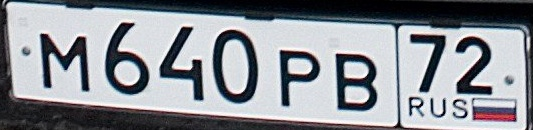
#> input picture изображение--текст номера/outp/number_plate.jpg, 533 x 130 px, found by its file name
$ python newSplitter.py
#> lines starting #> are read from the running program, lines starting #| are printed output that depends on the picture; after the words box and inside, x2 and y2 are one past the last pixel; in counts of white or black regions, pixels touching at a corner belong together
#!/usr/bin/env python
# coding: utf-8

# In[1]:


import cv2
import numpy as np
import matplotlib.pyplot as plt
# import imutils
import math
# import shutil

# shutil.rmtree('outp_num')


# In[2]:
def grab_contours(cnts):
    # if the length the contours tuple returned by cv2.findContours
    # is '2' then we are using either OpenCV v2.4, v4-beta, or
    # v4-official
    if len(cnts) == 2:
        cnts = cnts[0]

    # if the length of the contours tuple is '3' then we are using
    # either OpenCV v3, v4-pre, or v4-alpha
    elif len(cnts) == 3:
        cnts = cnts[1]

    # otherwise OpenCV has changed their cv2.findContours return
    # signature yet again and I have no idea WTH is going on
    else:
        raise Exception(("Contours tuple must have length 2 or 3, "
            "otherwise OpenCV changed their cv2.findContours return "
            "signature yet again. Refer to OpenCV's documentation "
            "in that case"))

    # return the actual contours array
    return cnts

img = cv2.imread('outp/number_plate.jpg')
#> img is the input picture: shape (130, 533, 3); mean B, G, R 150.8, 144.8, 141.3

img = cv2.cvtColor(img, cv2.COLOR_BGR2GRAY)
#> img: shape (130, 533)
cv2.imwrite('outp/split_1_gray.jpg',img)
img = cv2.bilateralFilter(img, 11, 17, 17)
cv2.imwrite('outp/split_2_bilater.jpg',img)
ret3,img = cv2.threshold(img,100,255,cv2.THRESH_BINARY)
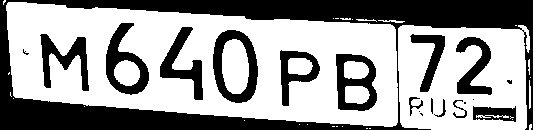
#> img: shape (130, 533); 61.1% white; 20 black regions (6 under 20 px), largest, box (x1, y1, x2, y2) and area: (0, 0, 533, 130) 17370, (213, 30, 258, 103) 1439, (106, 23, 149, 95) 1302
cv2.imwrite('outp/split_3_thresh.jpg',img)


# In[3]:


img_edg  = cv2.Canny(img ,100,200)
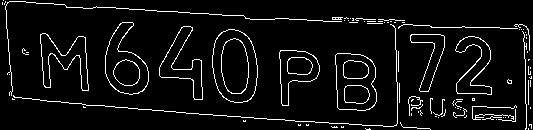
#> img_edg: shape (130, 533); 6% white in thin lines or dots


# In[4]:


img = cv2.cvtColor(img, cv2.COLOR_GRAY2BGR)


# In[5]:
kernel = cv2.getStructuringElement(cv2.MORPH_RECT, (4, 4))
# cv2.imwrite('outp/4img_kernel.jpg',kernel)
img_edg = cv2.morphologyEx(img_edg, cv2.MORPH_CLOSE, kernel)
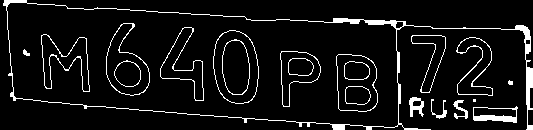
#> img_edg: shape (130, 533); 7.4% white; 21 white regions (1 under 20 px)
# cv2.imwrite('outp/5img_closed.jpg',closed)
cv2.imwrite('outp/split_5_edged.jpg',img_edg)


(cnts) = cv2.findContours(img_edg.copy(), cv2.RETR_EXTERNAL, cv2.CHAIN_APPROX_SIMPLE)
#> cnts = 9 contours, 2 with area under 20; largest, box (x1, y1, x2, y2) and area: (3, 0, 533, 130) 39638, (456, 37, 493, 96) 1022, (411, 35, 446, 93) 737, (473, 106, 518, 123) 546, (409, 97, 424, 117) 168, (453, 100, 468, 119) 71, (431, 99, 447, 119) 42
cnts = grab_contours(cnts)
cnts = sorted(cnts, key = cv2.contourArea, reverse = True)[:20]


# In[7]:

check = img.copy()
iterat = 0
coordX = []


for cnt in cnts:
    x,y,w,h = cv2.boundingRect(cnt)
    coordX.append(x)
#> this loop made 9 passes
#> (x, y, w, h) on passes 1 to 8: (3, 0, 530, 130), (456, 37, 37, 59), (411, 35, 35, 58), (473, 106, 45, 17), (409, 97, 15, 20), (453, 100, 15, 19), (431, 99, 16, 20), (508, 80, 5, 5)
#> (cnt, x, y, w, h) on pass 9: ([[473, 99], [473, 101], [475, 101], [475, 99]], 473, 99, 3, 3)
#> after the loop, coordX = [3, 456, 411, 473, 409, 453, 431, 508, 473]
coordX.sort()

for cnt in cnts:
    x,y,w,h = cv2.boundingRect(cnt)
    cv2.rectangle(check,(x,y),(x+w,y+h),(0,255,0),1)
    crop_img = img[y:y+h,x:x+w]
#     print(len(crop_img),len(crop_img[0]),w,h)
    buf = cv2.resize(crop_img , (30,50))
    path = 'outp_num/'+str(coordX.index(x)).rjust(2,'0')+'_'+str(int(iterat))+'.jpg'
    print(path)
    cv2.imwrite(path,buf)
    print(iterat)
    iterat += 1
#> this loop made 9 passes
#> (x, y, w, h, path) on passes 1 to 8: (3, 0, 530, 130, 'outp_num/00_0.jpg'), (456, 37, 37, 59, 'outp_num/05_1.jpg'), (411, 35, 35, 58, 'outp_num/02_2.jpg'), (473, 106, 45, 17, 'outp_num/06_3.jpg'), (409, 97, 15, 20, 'outp_num/01_4.jpg'), (453, 100, 15, 19, 'outp_num/04_5.jpg'), (431, 99, 16, 20, 'outp_num/03_6.jpg'), (508, 80, 5, 5, 'outp_num/08_7.jpg')
#> (cnt, x, y, w, h, path) on pass 9: ([[473, 99], [473, 101], [475, 101], [475, 99]], 473, 99, 3, 3, 'outp_num/06_8.jpg')
#> (printed output is left out)
#> pass 1, `crop_img = img[y:y+h,x:x+w]`:
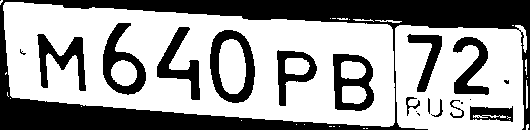
#> crop_img: shape (130, 530, 3); 61.4% white; 21 black regions (7 under 20 px), largest, box (x1, y1, x2, y2) and area: (0, 0, 530, 130) 16979, (210, 30, 255, 103) 1439, (103, 23, 146, 95) 1302
#> pass 1, `buf = cv2.resize(crop_img , (30,50))`:
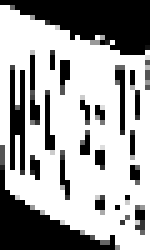
#> buf: shape (50, 30, 3) (shown 5 times larger); min 0, max 255, mean 162.8
#> pass 2, `buf = cv2.resize(crop_img , (30,50))`:
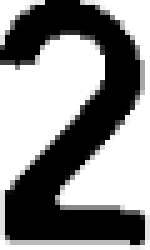
#> buf: shape (50, 30, 3) (shown 5 times larger); min 0, max 255, mean 138.6
#> after the loop:
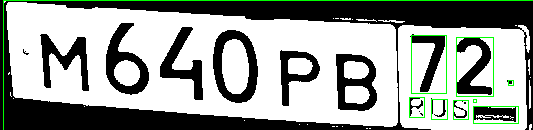
#> check: shape (130, 533, 3); mean B, G, R 153.3, 158.5, 153.3
#> after the loop, iterat = 9

cv2.imwrite('outp_num/check.jpg',check)
# In[ ]:
